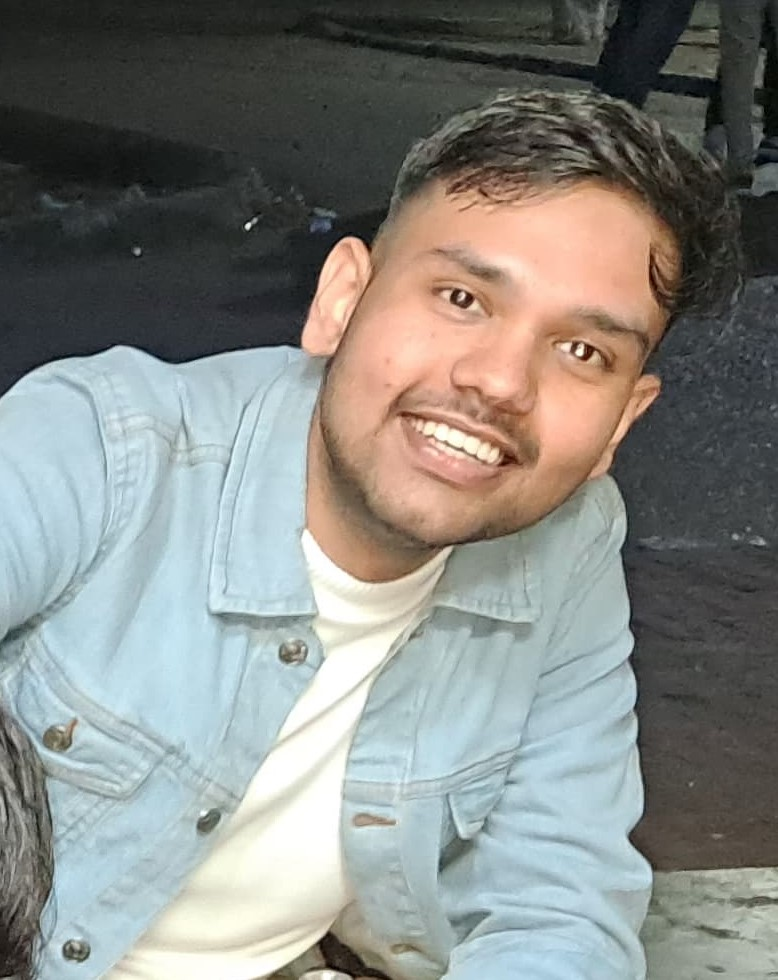
#> input picture so.jpg, 778 x 980 px
$ jupyter execute ascii.ipynb
#> lines starting #> are read from the running program, lines starting #| are printed output that depends on the picture
[cell 1]
import PIL.Image

img_flag = True
path = input("Enter the path to the image file: \n")
#> the answer given: so.jpg

try:
    img = PIL.Image.open(path)
#> img is the input picture: PIL image 778x980 RGB; mean R, G, B 133.8, 135.3, 131
    img_flag = True
except Exception as e:
    print("Unable to open image:", e)
    img_flag = False

if img_flag:
    width, height = img.size
#> width = 778; height = 980
    aspect_ratio = height / width
#> aspect_ratio = 1.26
    new_width = 120
    new_height = aspect_ratio * new_width * 0.55
#> new_height = 83.14
    img = img.resize((new_width, int(new_height)))
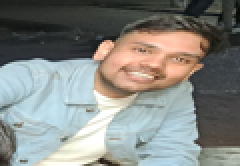
#> img: PIL image 120x83 RGB (shown 2 times larger); mean R, G, B 133.7, 135.3, 131

    img = img.convert('L')
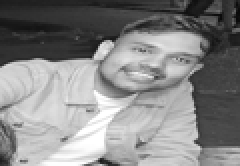
#> img: PIL image 120x83 L (shown 2 times larger); min 9, max 255, mean 134.3

    chars = [" ", ".", ",", "-", "~", "+", "=", "-"]
    char_length = len(chars)
    pixels = img.getdata()

    scaled_pixels = [int(pixel / 255 * (char_length - 1)) for pixel in pixels]
#> scaled_pixels = 9960 values, max 7 at index 5688, min 0 at index 0, mean 3.16

    new_pixels = [chars[pixel] for pixel in scaled_pixels]
#> new_pixels = 9960 items, first 6: ' ', ' ', ' ', ' ', ' ', ' '
    new_pixels = ''.join(new_pixels)
    new_pixels_count = len(new_pixels)
#> new_pixels_count = 9960
    ascii_image = [new_pixels[index:index + new_width] for index in range(0, new_pixels_count, new_width)]
#> ascii_image = 83 items
    ascii_image = "\n".join(ascii_image)

    with open("ascii_image.txt", "w") as f:
        f.write(ascii_image)
